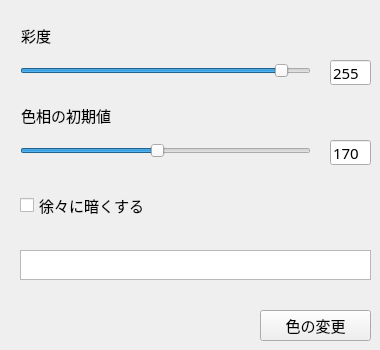
    <widget class="QWidget" name="tab">
     <attribute name="title">
      <string>パレット</string>
     </attribute>
     <widget class="QLabel" name="label_15">
      <property name="geometry">
       <rect>
        <x>20</x>
        <y>100</y>
        <width>91</width>
        <height>31</height>
       </rect>
      </property>
      <property name="font">
       <font>
        <family>Meiryo UI</family>
        <pointsize>11</pointsize>
        <weight>9</weight>
        <italic>false</italic>
        <bold>false</bold>
       </font>
      </property>
      <property name="text">
       <string>色相の初期値</string>
      </property>
      <property name="alignment">
       <set>Qt::AlignRight|Qt::AlignTrailing|Qt::AlignVCenter</set>
      </property>
     </widget>
     <widget class="QCheckBox" name="brightBox">
      <property name="geometry">
       <rect>
        <x>20</x>
        <y>190</y>
        <width>221</width>
        <height>31</height>
       </rect>
      </property>
      <property name="font">
       <font>
        <family>Meiryo UI</family>
        <pointsize>11</pointsize>
       </font>
      </property>
      <property name="text">
       <string>徐々に暗くする</string>
      </property>
      <property name="checked">
       <bool>false</bool>
      </property>
      <property name="tristate">
       <bool>false</bool>
      </property>
     </widget>
     <widget class="QSlider" name="hueSlider">
      <property name="geometry">
       <rect>
        <x>20</x>
        <y>140</y>
        <width>291</width>
        <height>22</height>
       </rect>
      </property>
      <property name="maximum">
       <number>360</number>
      </property>
      <property name="pageStep">
       <number>1</number>
      </property>
      <property name="value">
       <number>170</number>
      </property>
      <property name="orientation">
       <enum>Qt::Horizontal</enum>
      </property>
     </widget>
     <widget class="QGraphicsView" name="colorbar">
      <property name="geometry">
       <rect>
        <x>20</x>
        <y>250</y>
        <width>351</width>
        <height>30</height>
       </rect>
      </property>
      <property name="verticalScrollBarPolicy">
       <enum>Qt::ScrollBarAlwaysOff</enum>
      </property>
      <property name="horizontalScrollBarPolicy">
       <enum>Qt::ScrollBarAlwaysOff</enum>
      </property>
      <property name="sizeAdjustPolicy">
       <enum>QAbstractScrollArea::AdjustIgnored</enum>
      </property>
     </widget>
     <widget class="QLineEdit" name="hueText">
      <property name="geometry">
       <rect>
        <x>330</x>
        <y>140</y>
        <width>41</width>
        <height>25</height>
       </rect>
      </property>
      <property name="font">
       <font>
        <family>07ロゴたいぷゴシック7</family>
        <pointsize>11</pointsize>
        <weight>50</weight>
        <italic>false</italic>
        <bold>false</bold>
       </font>
      </property>
      <property name="text">
       <string>170</string>
      </property>
     </widget>
     <widget class="QLineEdit" name="chromaText">
      <property name="geometry">
       <rect>
        <x>330</x>
        <y>60</y>
        <width>41</width>
        <height>25</height>
       </rect>
      </property>
      <property name="font">
       <font>
        <family>07ロゴたいぷゴシック7</family>
        <pointsize>11</pointsize>
        <weight>50</weight>
        <italic>false</italic>
        <bold>false</bold>
       </font>
      </property>
      <property name="text">
       <string>255</string>
      </property>
      <property name="clearButtonEnabled">
       <bool>false</bool>
      </property>
     </widget>
     <widget class="QSlider" name="chromaSlider">
      <property name="geometry">
       <rect>
        <x>20</x>
        <y>60</y>
        <width>291</width>
        <height>22</height>
       </rect>
      </property>
      <property name="maximum">
       <number>255</number>
      </property>
      <property name="singleStep">
       <number>1</number>
      </property>
      <property name="pageStep">
       <number>10</number>
      </property>
      <property name="value">
       <number>235</number>
      </property>
      <property name="sliderPosition">
       <number>235</number>
      </property>
      <property name="orientation">
       <enum>Qt::Horizontal</enum>
      </property>
      <property name="tickPosition">
       <enum>QSlider::NoTicks</enum>
      </property>
      <property name="tickInterval">
       <number>0</number>
      </property>
     </widget>
     <widget class="QLabel" name="label_14">
      <property name="geometry">
       <rect>
        <x>20</x>
        <y>20</y>
        <width>31</width>
        <height>31</height>
       </rect>
      </property>
      <property name="font">
       <font>
        <family>Meiryo UI</family>
        <pointsize>11</pointsize>
        <weight>9</weight>
        <italic>false</italic>
        <bold>false</bold>
       </font>
      </property>
      <property name="text">
       <string>彩度</string>
      </property>
      <property name="alignment">
       <set>Qt::AlignRight|Qt::AlignTrailing|Qt::AlignVCenter</set>
      </property>
     </widget>
     <widget class="QPushButton" name="changecol">
      <property name="geometry">
       <rect>
        <x>260</x>
        <y>310</y>
        <width>111</width>
        <height>31</height>
       </rect>
      </property>
      <property name="font">
       <font>
        <family>Meiryo UI</family>
        <pointsize>11</pointsize>
        <weight>50</weight>
        <italic>false</italic>
        <bold>false</bold>
       </font>
      </property>
      <property name="styleSheet">
       <string notr="true">QPushButton
{
font: 11pt &quot;Meiryo UI&quot;;
}</string>
      </property>
      <property name="text">
       <string>色の変更</string>
      </property>
     </widget>
    </widget>
